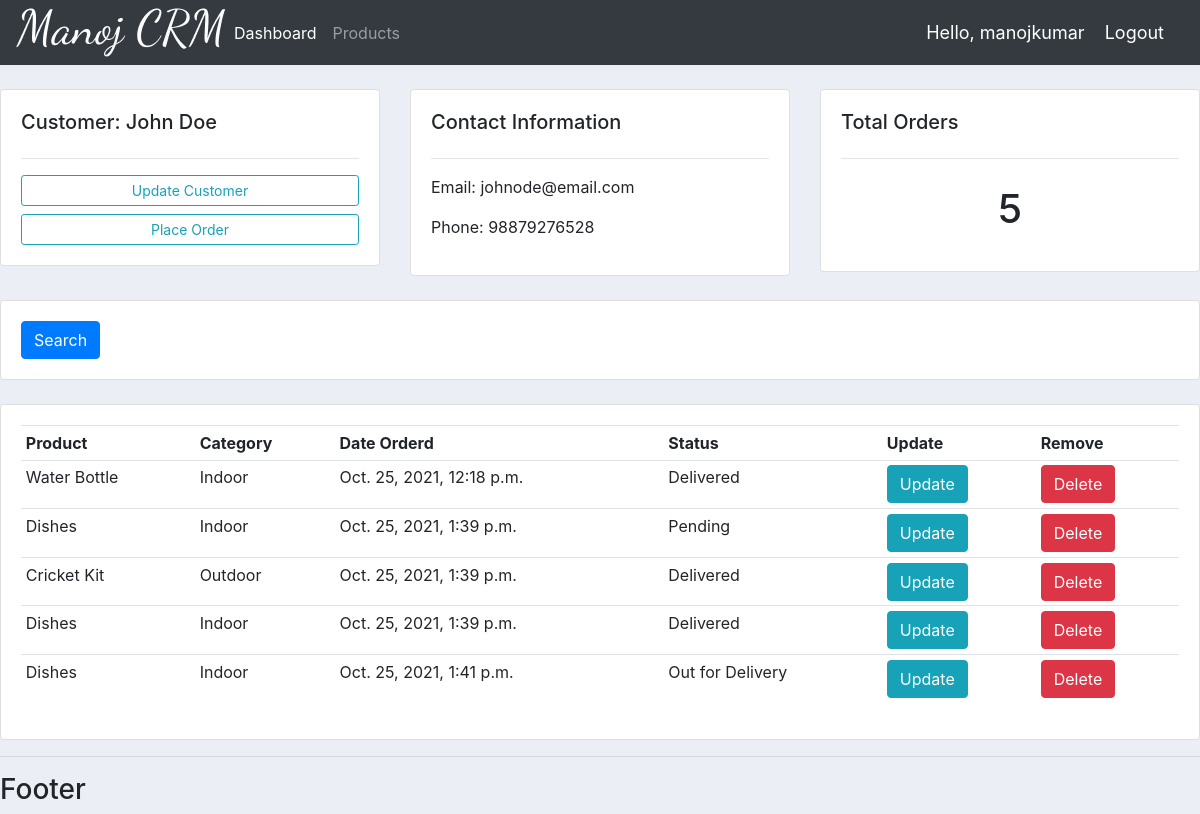
The app's page /customers/1/ (signed in), older data.
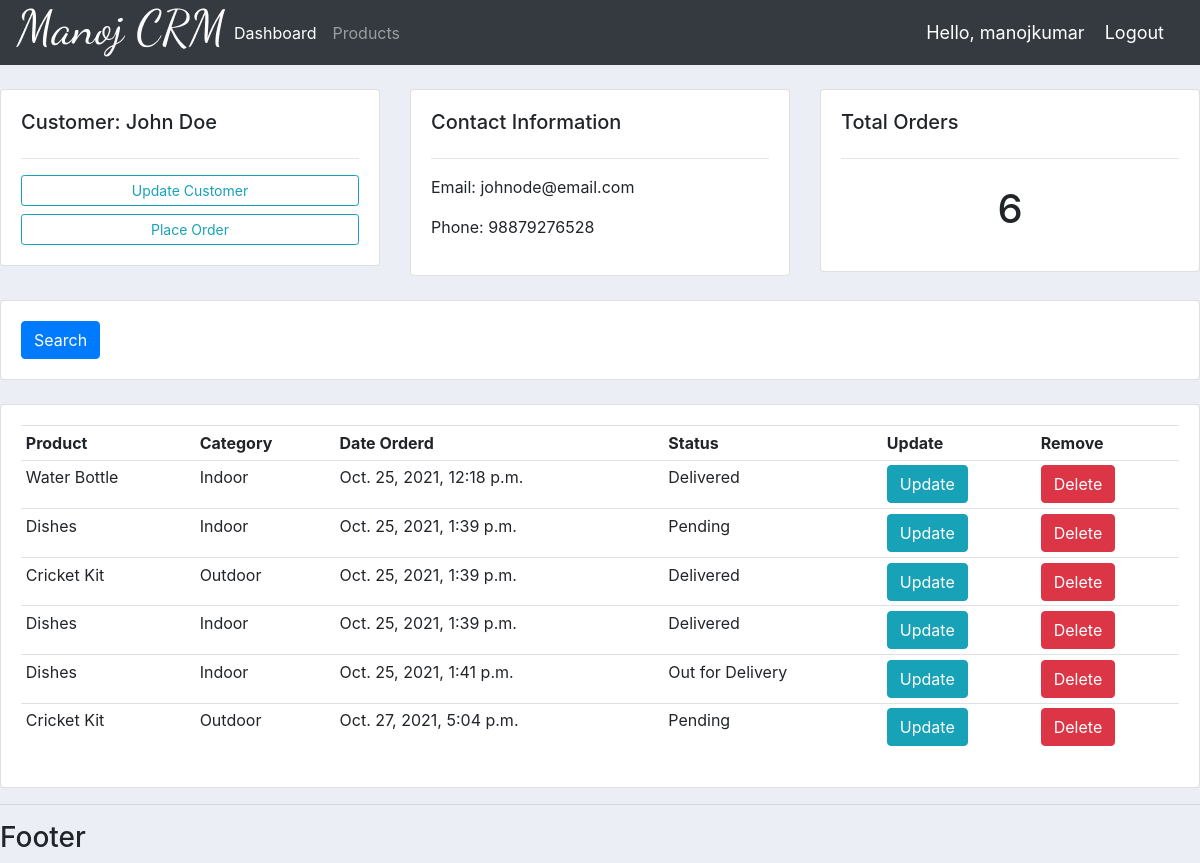
The same page, newer data.
### accounts/models.py (models this page shows, shortened)
class Order(models.Model):
	STATUS = (
			('Pending','Pending'),
			('Out for Delivery','Out for Delivery'),
			('Delivered','Delivered'),
		)
	customer = models.ForeignKey(Customer,null=True, on_delete = models.SET_NULL)
	products = models.ForeignKey(Product,null=True, on_delete = models.SET_NULL)
	date_created = models.DateTimeField(auto_now_add=True, null = True)
	status = models.CharField(max_length=200, null=True, choices = STATUS)

class Product(models.Model):
	CATEGORY = (('Indoor','Indoor'),('Outdoor','Outdoor'),)
	name = models.CharField(max_length=200, null = True)
	price = models.FloatField(null = True)
	category = models.CharField(max_length=200, null = True, choices = CATEGORY)
	description = models.CharField(max_length=200, null = True)
	date_created = models.DateTimeField(auto_now_add=True, null = True)
	tags = models.ManyToManyField(Tag)
	def __str__(self):
		return self.name

### accounts/decorators.py (the view)
		def wrapper_func(request, *args, **kwargs):
			group = None
			if request.user.groups.exists():
				group = request.user.groups.all()[0].name
			if group in allowed_roles:
				return view_func(request, *args, **kwargs)
			else:
				return HttpResponse('You are not authorized to view this page')

### accounts/views.py (called while the page is built)
@login_required(login_url='login')
@allowed_users(allowed_roles=['admin'])
def customers(request,pk):
	customer = Customer.objects.get(id = pk)
	orders = customer.order_set.all()
	order_count = orders.count()
	context = {
		'customer':customer,
		'orders':orders,
		'order_count':order_count
	}
	return render(request, 'accounts/customers.html',context)

### accounts/templates/accounts/customers.html
{% extends 'accounts/main.html' %}
{% block content %}
	<br>
<div class="row">
	<div class="col-md">
		<div class="card card-body">
			<h5>Customer: {{customer.name}}</h5>
			<hr>
			<a class="btn btn-outline-info  btn-sm btn-block" href="">Update Customer</a>
			<a class="btn btn-outline-info  btn-sm btn-block" href="{% url 'createorder' customer.id %}">Place Order</a>
		</div>
	</div>
	<div class="col-md">
		<div class="card card-body">
			<h5>Contact Information</h5>
			<hr>
			<p>Email: {{customer.email}} </p>
			<p>Phone: {{customer.phone}} </p>
		</div>
	</div>
	<div class="col-md">
		<div class="card card-body">
			<h5>Total Orders</h5>
			<hr>
			<h1 style="text-align: center;padding: 10px">{{order_count}}</h1>
		</div>
	</div>
</div>
<br>
<div class="row">
	<div class="col">
		<div class="card card-body">
			<form method="get">
		    <button class="btn btn-primary" type="submit">Search</button>
		  </form>
		</div>
	</div>
</div>
<br>
<div class="row">
	<div class="col-md">
		<div class="card card-body">
			<table class="table table-sm">
				<tr>
					<th>Product</th>
					<th>Category</th>
					<th>Date Orderd</th>
					<th>Status</th>
					<th>Update</th>
					<th>Remove</th>
				</tr>
				{%for order in orders %}
					<tr>
						<td>{{order.products}}</td>
						<td>{{order.products.category}}</td>
						<td>{{order.date_created}}</td>
						<td>{{order.status}}</td>
						<td><a class="btn btn-small btn-info" href="{% url 'updateorder' order.id %}">Update</a></td>
						<td><a class="btn btn-small btn-danger" href="{% url 'deleteorder' order.id %}">Delete</a></td>
					</tr>
				{% endfor %}
			</table>
		</div>
	</div>
</div>
{% endblock%}

Row changes from the older to the newer data that the page shows:
added Order: products "Cricket Kit", products.category "Outdoor", date_created "Oct. 27, 2021, 5:04 p.m.", status "Pending"
Text that changed along with them:
{{ order_count }}: "5" → "6"
